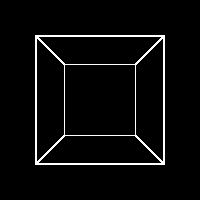
#> input picture tests/test_media/frame.jpg, 200 x 200 px
$ python imgtobraille.py tests/test_media/frame.jpg
#> lines starting #> are read from the running program, lines starting #| are printed output that depends on the picture
### source/visual.py
"""Wrappers for managing normal/silent output with colorful prefixes"""


def good(string):
    """Returns green sign with '+' """
    return f'\033[{32}m{"[+] "}\033[0m{string}'


def bad(string):
    """Returns red sign with '-' """
    return f'\033[{31}m{"[-] "}\033[0m{string}'


def info(string):
    """Returns yellow sign with '!' """
    return f'\033[{33}m{"[!] "}\033[0m{string}'


def silent():
    """Function to do nothing if output is silenced"""

### imgtobraille.py
"""Main program."""
import argparse
import errno
import os
import sys
import time

import cv2
import natsort
import numpy as np
import tqdm

from source import dithering
from source import brailleforming
from source.visual import good, bad, info, silent


def initialize_args() -> argparse.Namespace:
    """Initialize commandline arguments."""
    parser = argparse.ArgumentParser()
    parser.add_argument(
        'PATH',
        action='store',
        metavar='path',
        help='Input path (file/dir)',
    )
    parser.add_argument(
        '-w',
        action='store',
        metavar='width',
        default=100,
        type=int,
        help='Width of print in characters',
    )
    parser.add_argument(
        '-d',
        action='store',
        metavar='dithering',
        default=2,
        type=int,
        help='1=threshold, 2=Floyd–Steinberg, 3=random, 4=none',
    )
    parser.add_argument(
        '-t',
        action='store',
        metavar='time',
        default=0.05,
        type=float,
        help='Frame time in seconds',
    )
    parser.add_argument(
        '-s',
        action='store_true',
        default=False,
        help='Silent',
    )
    return parser.parse_args()


def preview_ndarray(img: np.ndarray) -> None:
    """Preview image."""
    cv2.imshow('Image preview_ndarray', img)
    cv2.waitKey(0)
    cv2.destroyAllWindows()


def save_frames_txt(frames: list, separator: str = '\n\n') -> None:
    """Save converted frames to a text file."""
    with open('frames', 'w') as save_file:
        save_file.write(separator.join(frames))


def get_input_paths(path: str) -> list:
    """Get list of paths for the images."""

    input_path = os.path.abspath(path)
    if not os.path.exists(input_path):
        raise FileNotFoundError(errno.ENOENT, os.strerror(errno.ENOENT), input_path)
    if os.path.isfile(input_path):
        img_paths = [input_path]
    else:
        paths = [os.path.join(input_path, path) for path in os.listdir(input_path)]
        img_paths = natsort.natsorted(paths)

    return img_paths


class Scaling:
    """Handles the part where image files are relevant. """

    def __init__(self, paths: list, target_width: int) -> None:
        """Get old and new resolutions to use in scaling and looping."""
        self.paths = paths
        self.target_width = target_width

        img_unscaled = cv2.imread(self.paths[0], 0)
        self.unscaled_res = img_unscaled.shape[:2]

    def scale_img(self, path: str) -> np.ndarray:
        """Scale an image to fit the given width."""
        img = cv2.imread(path, 0)
        scaling_factor = self.target_width / self.unscaled_res[1]

        return cv2.resize(
            src=img,
            dsize=None,
            fx=scaling_factor,
            fy=scaling_factor,
            interpolation=cv2.INTER_AREA,
        )

    def get_scaled(self) -> list:
        """Return all images scaled."""

        return [
            self.scale_img(img) for img in tqdm.tqdm(
                self.paths,
                unit=' f',
                disable='-s' in sys.argv,
                ascii=True,
            )
        ]


class Converting:
    """Do dithering and conversion to output string."""

    def __init__(self, images: list, method: int) -> None:
        """Subdivide canvas and fit resolution for it."""
        self.images = images
        self.method = method

        # Update res to allow dithering to function better near the borders
        # In the end the image will have these proportions
        height, width = images[0].shape[:2]
        while width % 2 != 0:
            width -= 1
        while height % 4 != 0:
            height -= 1
        self.scaled_res = (height, width)

        self.grid = brailleforming.subdivide(*self.scaled_res)

    def dithering(self, img: np.ndarray, method: int) -> np.ndarray:
        """Binarize image using selecting dithering algorithm."""
        if method == 1:
            dithered = dithering.threshold(*self.scaled_res, img)
        elif method == 2:
            dithered = dithering.quantize(*self.scaled_res, img)
        elif method == 3:
            dithered = dithering.random(*self.scaled_res, img)
        else:
            return img

        return dithered

    def process_frame(self, img: np.ndarray) -> str:
        """Turn the image to a string for output."""
        # Subdivide to rectangles
        dithered = self.dithering(img, method=self.method)
        return brailleforming.form_image(self.grid, dithered)

    def get_frames(self) -> list:
        """Return all processed frames as strings for output."""
        return [
            self.process_frame(img) for img in tqdm.tqdm(
                self.images,
                unit=' f',
                disable='-s' in sys.argv,
                ascii=True,
            )
        ]


def main():
    """Run main loop."""
    verbose = '-s' not in sys.argv
    locals()['good'] = good if verbose else silent
    locals()['bad'] = bad if verbose else silent
    locals()['info'] = info if verbose else silent

    args = initialize_args()

    print(good('Getting image path(s)'))
    paths = get_input_paths(args.PATH)
    print(good(f'Found {len(paths)} images'))

    scaler = Scaling(paths, args.w)
#> in __init__, img_unscaled is the input picture: shape (200, 200); min 0, max 255, mean 10.6
    print(good(f'Original width {scaler.unscaled_res[0]} '
               f'will be scaled to {scaler.target_width}'))
#| [32m[+] [0mOriginal width 200 will be scaled to 100

    print(good('Scaling images'))
    scaled_images = scaler.get_scaled()
#> in scale_img, `return cv2.resize( src=img, dsize=None, fx=scaling_factor, fy=scaling_..`:
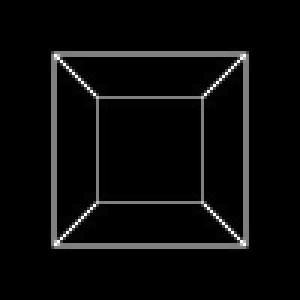
#> returned value: shape (100, 100) (shown 3 times larger); min 0, max 253, mean 10.7
#> scaled_images = 1 item

    converter = Converting(scaled_images, args.d)
    height, width = scaler.unscaled_res
    print(good(f'Final res: {width // 2}*{height // 4} characters'))

    ready_frames = converter.get_frames()


    print(ready_frames[0])

    save_frames_txt(ready_frames)

    if len(ready_frames) > 1 and input('Play animation? [Y/n]: ') in 'Yy':
        while True:
            for new_frame in ready_frames:
                print(new_frame)
                time.sleep(args.t)


if __name__ == '__main__':
    main()
#> (the call stopped at in __init__, `self.grid = brailleforming.subdivide(*self.scaled_res)`: source is not available in this run)
